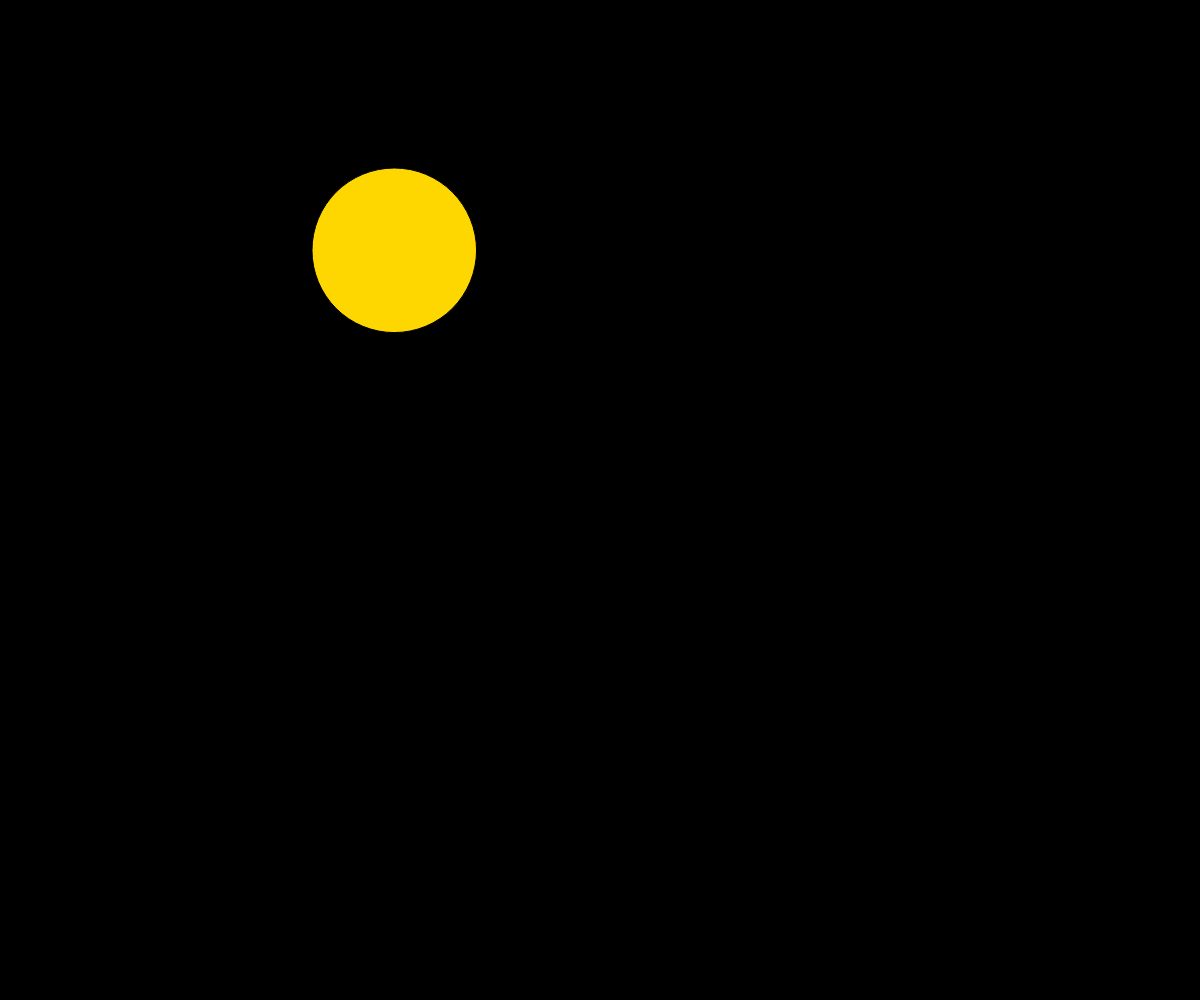
Frame 1 (no input)
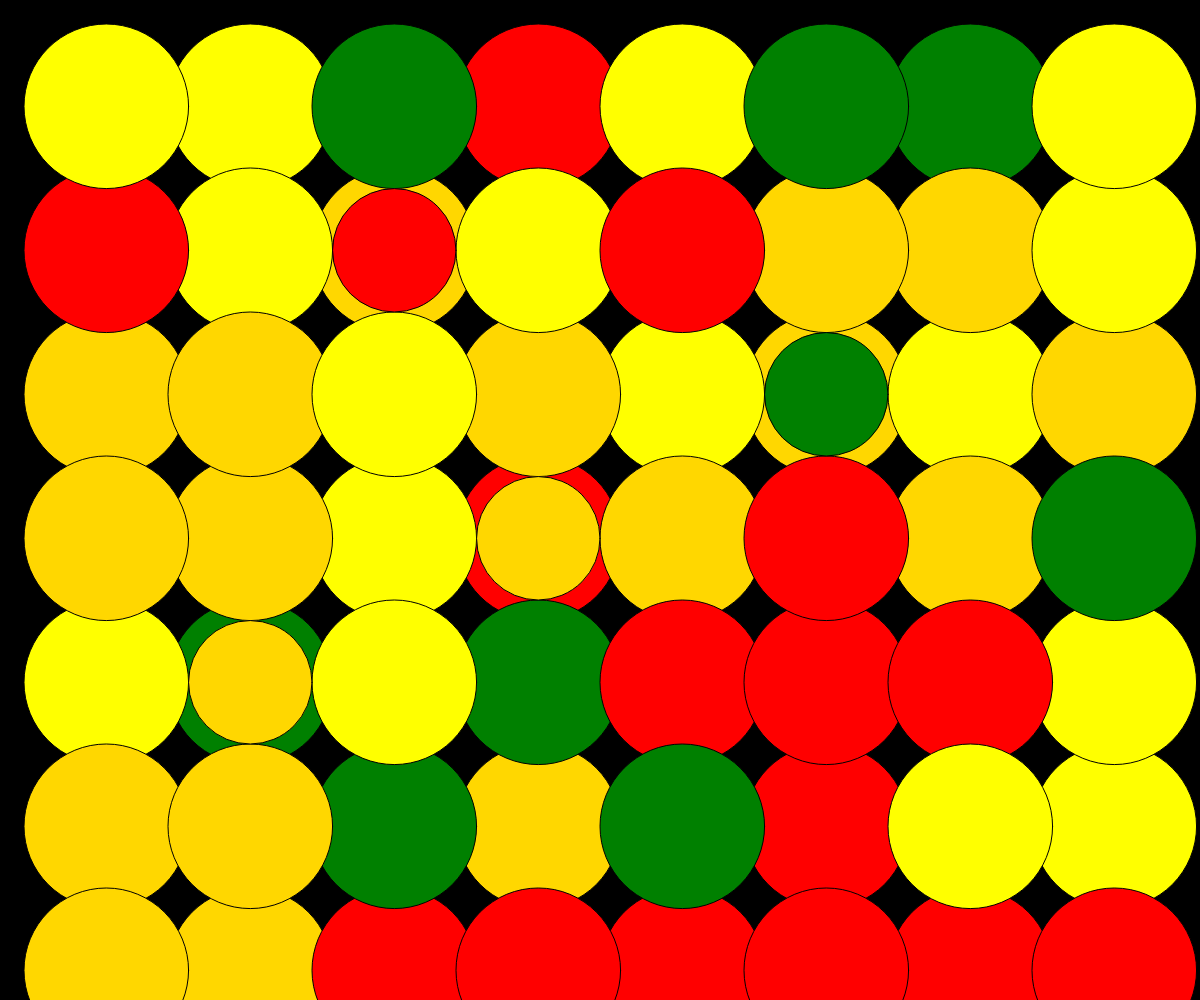
Frame 60 (no input)
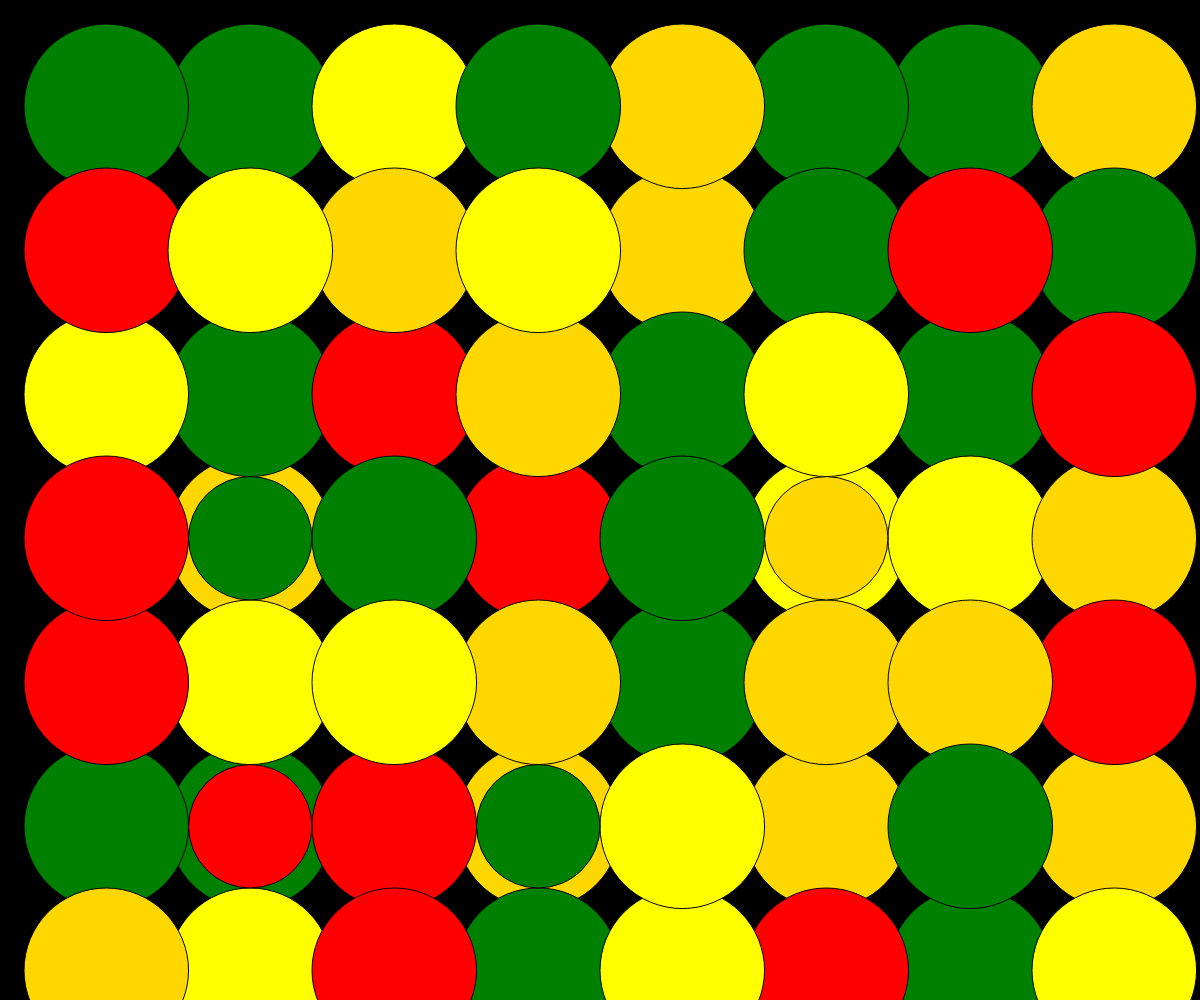
Frame 120 (the mouse pressed at the canvas centre since frame 60)

The p5.js sketch that drew these frames (run headless with seeded random() and noise() and a simulated clock; from frame 60 on, the mouse is pressed at the canvas centre):

// p5.js sketch
// ── sketch.js
// https://editor.p5js.org/jht9629-nyu/sketches/Vz7S8m4vY
// innerCount overlap free v28

let my = {};
function setup() {
  my.ninner = 4;
  my.nwidth = 7;
  my.pmargin = 0.02;
  my.pauseSeconds = 30;
  createCanvas(windowWidth, windowHeight);
  init_page();
  // frameRate(2);
  my.npause = getTargetFrameRate() * my.pauseSeconds;
  setup_fullScreenButton();
}
function draw() {
  if (my.ipause > 0) {
    my.ipause = my.ipause - 1;
    if (my.ipause <= 0) {
      init_page();
    }
    return;
  }
  if (my.i >= my.arr.length) {
    my.innerCount += 1;
    if (my.innerCount >= my.ninner) {
      my.ipause = my.npause;
      return;
    }
    my.i = 0;
  }
  let [x, y, fgs] = my.arr[my.i];
  x += my.margin + my.w / 2;
  y += my.margin + my.h / 2;
  fg = fgs[my.innerCount % fgs.length];
  draw_bullseye(x, y, my.w, my.h, fg);
  my.i += 1;
}
function init_vars() {
  // let gold = [187, 165, 61];
  my.fg_colors = ["red", "green", "gold", "yellow"];
  my.bg_colors = ["black"];
  // my.bg_colors = ["white", "black"];

  my.innerCount = 0;
  my.ipause = 0;
  let p = my.nwidth;
  if (p < 1) p = 1;
  my.margin = width * my.pmargin;
  my.mwidth = max(width - my.margin * 2, 2);
  my.mheight = max(height - my.margin * 2, 2);
  my.w = my.mwidth / p;
  // my.w = Math.floor(my.mwidth / p);
  my.h = my.w;
  my.i = 0;
  my.arr = [];
  let h = my.h - (my.h / my.ninner) * 0.5;
  let w = my.w - (my.w / my.ninner) * 0.5;
  for (let y = 0; y < my.mheight; y += h) {
    for (let x = 0; x < my.mwidth; x += w) {
      let fgs = shuffle(my.fg_colors);
      my.arr.push([x, y, fgs]);
    }
  }
  shuffle(my.arr, true);
}
function draw_bullseye(x, y, w, h, fg) {
  let n = my.ninner;
  let i = my.innerCount;
  // for (let i = 0; i < n; i++) {
  fill(fg);
  let s = (n - i) / n;
  ellipse(x, y, w * s, h * s);
  // }
}
function fg_color() {
  return random(my.fg_colors);
  // return [random(255), random(255), random(255)];
}

function bg_color() {
  return random(my.bg_colors);
  // return [random(255), random(255), random(255)];
}

function init_page() {
  init_vars();
  background(bg_color());
}
function mousePressed() {
  init_page();
}
function windowResized() {
  resizeCanvas(windowWidth, windowHeight);
  init_page();
}

// --
function setup_fullScreenButton() {
  my.fullScreenButton = createButton("?=v27 Full");
  my.fullScreenButton.mousePressed(fullScreen_action);
  my.fullScreenButton.style("font-size:42px");
  my.plusButton = createButton("[+]");
  my.plusButton.mousePressed(plusButton_action);
  my.plusButton.style("font-size:42px");
  my.minusButton = createButton("[-]");
  my.minusButton.mousePressed(minusButton_action);
  my.minusButton.style("font-size:42px");
}
function plusButton_action() {
  my.nwidth += 1;
  init_page();
}
function minusButton_action() {
  my.nwidth -= 1;
  init_page();
}

function fullScreen_action() {
  my.fullScreenButton.remove();
  my.plusButton.remove();
  my.minusButton.remove();
  fullscreen(1);
  let delay = 3000;
  setTimeout(ui_present_window, delay);
}

function ui_present_window() {
  resizeCanvas(windowWidth, windowHeight);
  init_vars();
  // init_dim();
}

// Respond to window resizing event
function windowResized() {
  resizeCanvas(windowWidth, windowHeight);
}

// https://editor.p5js.org/jht9629-nyu/sketches/KpCniSa1w
// shapes random frameRate v15

// https://editor.p5js.org/jht9629-nyu/sketches/GzlO70dCj
// shapes random array v17

// https://editor.p5js.org/jht9629-nyu/sketches/pW2RT5UHy
// shapes random array circle v20

// https://editor.p5js.org/jht9629-nyu/sketches/Iru8nBTSf
// shapes random pause v21

// https://editor.p5js.org/jht9629-nyu/sketches/n0LYuXRmX
// shapes random pause v22

// https://editor.p5js.org/jht9629-nyu/sketches/_waqMsgSP
// shapes random pause v23

// https://editor.p5js.org/jht9629-nyu/sketches/npE4WZS_0
// shapes random ninner v24

// https://editor.p5js.org/jht9629-nyu/sketches/6vzZeu7LG
// shapes random innerCount v25

// https://editor.p5js.org/jht9629-nyu/sketches/L4ClpFHhJ
// random innerCount overlap v26

// https://editor.p5js.org/jht9629-nyu/sketches/9GoF-em-1
// random innerCount overlap v27
